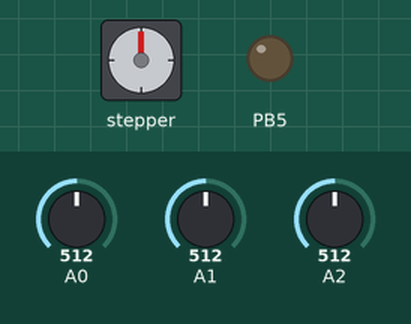
Bench run of a sketch on a simulated ATtiny85, built for the host (arithmetic inside an expression is 32-bit, double 64-bit). Shown: stepper motor, output pins drawn as LEDs (lit = HIGH). The test bench sets the inputs (shaded band); at power-on: A0 = 512, A1 = 512, A2 = 512. Stepper angles assume 1023 steps per turn.

Above: at 1.2 s.
1.3 s: A0 set to 716
5.7 s: A0 set to 900
At 8.2 s:
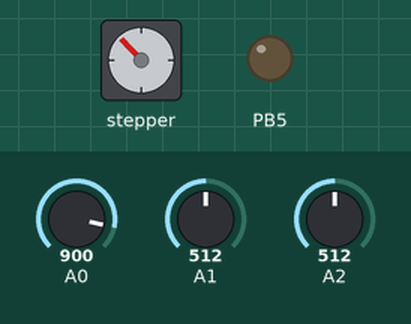
8.5 s: A0 set to 1023
At 10.7 s:
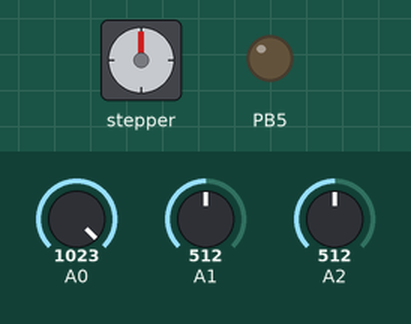
11.2 s: A0 set to 511
At 15.3 s:
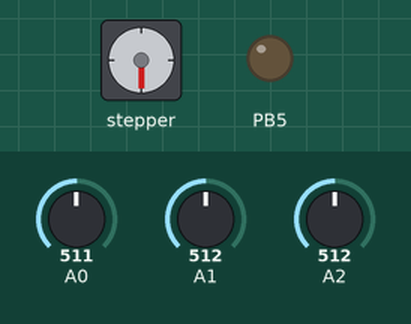
15.6 s: A0 set to 306
At 18.2 s:
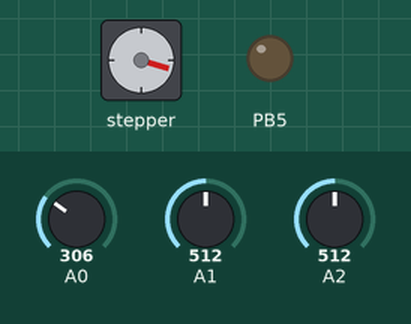
Timing chart, 0 to 19.7 s (numbered marks = the images above; inputs shaded):
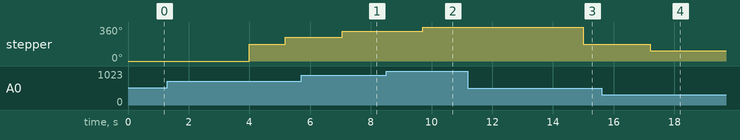

Measured:
- after the input at 5.7 s, stepper: turns 65° clockwise, starting after 1.4 s
- after the input at 8.5 s, stepper: turns 44° clockwise, starting after 1.2 s
- after the input at 11.2 s, stepper: turns 181° counter-clockwise, starting after 3.8 s
- after the input at 15.6 s, stepper: turns 72° counter-clockwise, starting after 1.6 s

The sketch:

main.ino
```cpp
/*
Connect the Arduino Leonard and TLC4950 (SparkFun PWM Shield) the following way:

Leo --- TLC4950

5V -- 5V
GND -- GND (one on each side)
ICSP inner center pin - SLCK (13)
ICSP outer cennter pin - SIN (11)
PIN 10 - BLANK (10)
PIN 9 - XLAT (9)
PIN 5 -- GSCLK (3)
VIN -- VIN

Connect bluetooth module to Arduino
        (Not all pins on the Leonardo and Micro support change interrupts,
        so only the following can be used for RX:
        8, 9, 10, 11, 14 (MISO), 15 (SCK), 16 (MOSI).)

Leo -- bluetooth
PIN 15 -- TXD
PIN 8 -- RXD
*/

#include "Stepper.h" // For the stepper motor
#include <Unistep2.h>
//#include "Tlc5940.h" // PWM
//#include "tlc_fades.h" // PWM
#include "SoftwareSerial.h" // bluetooth
#include "TimerThree.h"

#define STEPS 1023 // the number of steps in one revolution of your motor (28BYJ-48)

#define BOOSTPIN 0 // TLC SHIELD

#define DIRECPIN 0 // Analog 0
#define BC_VOLTAGE 1 // Analog 1
#define BC_CURRENT 2 // Analog 2

#define MAXDUTY 68 // Dependent on what the switching frequency is

#define PWM9   OCR1A
#define PWM10  OCR1B
#define PWM11  OCR1C

// Macro to converts from duty (0..100) to PWM (0..255)
#define DUTY2PWM(x)  ((255*(x))/100)

// Configure the PWM clock
// The argument is one of the 5 previously defined modes
void pwm91011configure(int mode)
{
// TCCR1A configuration
//  00 : Channel A disabled D9
//  00 : Channel B disabled D10
//  00 : Channel C disabled D11
//  01 : Fast PWM 8 bit
TCCR1A=1;

// TCCR1B configuration
// Clock mode and Fast PWM 8 bit
TCCR1B=mode|0x08;

// TCCR1C configuration
TCCR1C=0;
}

// Set PWM to D9
// Argument is PWM between 0 and 255
void pwmSet9(int value)
{
OCR1A=value;   // Set PWM value
DDRB|=1<<5;    // Set Output Mode B5
TCCR1A|=0x80;  // Activate channel
}

Stepper stepper(STEPS, 2, 6, 4, 7); // Connections: 2- orange/IN1, 4 - blue/IN2, 6 - green/IN3, 7 - yellow/IN4

SoftwareSerial mySerial(15, 8); // RX, TX


int previous_direction = 0;
float bc_current, bc_voltage, read_current, read_voltage;
int duty = MAXDUTY/2;

int currentMillis;
float power = 0;
float maxPower, minPower, avgPower, totalE;
float prev_power = -1;

void setup() {
    Serial.begin(9600); // connect to computer
    //Tlc.init(); //PWM init
    stepper.setSpeed(10);
      // Open serial communications and wait for port to open:
    Serial1.begin(9600);
    while (!Serial1) {}
     // wait for serial port to connect. Needed for native USB port only
    mySerial.begin(9600);
    mySerial.println("Start");

    Timer3.initialize(1000000);
    Timer3.attachInterrupt(adjustDirection); // blinkLED to run every 0.15 seconds

    pwm91011configure(1);

}

void loop() {

// Step 1: Measure all the variable

// Step 2: Manipulate the variables back to the original units or whatever
    // convert poteniometer value to a direction from 0 to 512 (90 degrees, calculated 1/4 of 2048)
    // thats the value we want it to go
    // if the value is larger than 512 use 512 if the number is closer to 0 use 0

// Step 3: Compare variables and change the respective actions
    // a) measure wind direction then control stepper motor
    // b) measure booster converter values and control PWM
   //370 560 oohms 800
pwmSet9(DUTY2PWM(50));
/*


*/
/*
|------------------------------|
|  CONTROL LOOP 2 - PWM BOOST  |
|------------------------------|
*/

// current pseudo code
read_voltage = digvolt(analogRead(BC_VOLTAGE));
read_current = digvolt(analogRead(BC_CURRENT));

bc_current = read_current;
bc_voltage = read_voltage;

power = bc_voltage * bc_current;

if (power > prev_power && duty != 0) {
    duty--;
}

else if (power < prev_power && duty != MAXDUTY) {
    duty++;
}

else {
  duty = duty; // max or min duty then don't change or if power is the same
}

if(maxPower < power) maxPower = power;
if(minPower > power) minPower = power;

// Update the PWM output
//Tlc.set(BOOSTPIN,40);
//Tlc.update();

prev_power = power;


/* DEMO 1 code
int voltage0 = analogRead(0);
int voltage1 = analogRead(1);
// PWM value (0 - 68) with switching freq 118kHz


Tlc.set(BOOSTPIN, voltage0/15) ;
Tlc.update();

float v0 = digvolt(float(voltage0));
float v1 = digvolt(float(voltage1));
*/

/* SERIAL PRINTING TO BLUETOOTH */

/* calculations, average wind speed and average direction? Maximum power*/

avgPower = (maxPower + minPower)/2;
currentMillis = millis()/1000;
totalE = power*currentMillis;

/*String data = String(maxPower) + ',' + String(minPower) +  ',' + String(avePower) +  ',' + String(totalE);
mySerial.print(data);*/

/*-------*/

mySerial.print(maxPower);
mySerial.print(",");
mySerial.print(minPower);
mySerial.print(",");
mySerial.print(avgPower);
mySerial.print(",");
mySerial.print(totalE);
mySerial.print(",");
mySerial.print(power);
mySerial.print(",");
mySerial.print(read_voltage);
mySerial.print(",");
mySerial.print(read_current);
mySerial.print(";");

/*
mySerial.print("Analog Input 0: ");
mySerial.print(v0);
mySerial.print(" Analog Input 1: ");
mySerial.println(v1);
*/
}

float digvolt(float digital) {
    return digital*5/1023;
}

  /*
|------------------------------|
|  CONTROL LOOP 1 - DIRECTION  |
|------------------------------|
 INTERRUPT
*/
void adjustDirection() {

int val_direction = analogRead(DIRECPIN);

int step_direction = val_direction - previous_direction;

if (abs(step_direction) > 40)  {
  stepper.step(step_direction); // blocking function
  previous_direction = val_direction;
}

}
```
